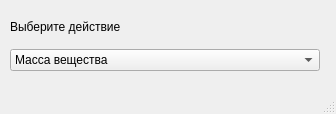
<?xml version="1.0" encoding="UTF-8"?>
<ui version="4.0">
 <class>MainWindow</class>
 <widget class="QMainWindow" name="MainWindow">
  <property name="geometry">
   <rect>
    <x>0</x>
    <y>0</y>
    <width>336</width>
    <height>114</height>
   </rect>
  </property>
  <property name="windowTitle">
   <string>MainWindow</string>
  </property>
  <widget class="QWidget" name="centralwidget">
   <widget class="QWidget" name="verticalLayoutWidget">
    <property name="geometry">
     <rect>
      <x>10</x>
      <y>10</y>
      <width>310</width>
      <height>61</height>
     </rect>
    </property>
    <layout class="QVBoxLayout" name="verticalLayout">
     <item>
      <widget class="QLabel" name="label">
       <property name="text">
        <string>Выберите действие</string>
       </property>
      </widget>
     </item>
     <item>
      <widget class="QComboBox" name="cbox">
       <item>
        <property name="text">
         <string>Масса вещества</string>
        </property>
       </item>
       <item>
        <property name="text">
         <string>New Item</string>
        </property>
       </item>
       <item>
        <property name="text">
         <string>New Item</string>
        </property>
       </item>
       <item>
        <property name="text">
         <string>New Item</string>
        </property>
       </item>
      </widget>
     </item>
    </layout>
   </widget>
  </widget>
  <widget class="QMenuBar" name="menubar">
   <property name="geometry">
    <rect>
     <x>0</x>
     <y>0</y>
     <width>336</width>
     <height>21</height>
    </rect>
   </property>
  </widget>
  <widget class="QStatusBar" name="statusbar"/>
 </widget>
 <resources/>
 <connections/>
</ui>
